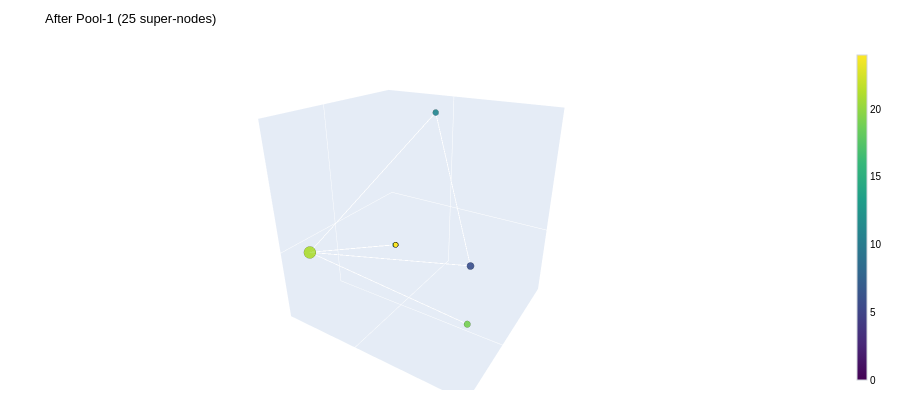

Notebook code for this chart:
### Code cell
fig_p1 = make_3d_graph_fig(adj1_active, node_colors=list(range(n1)),
    title=f"After Pool-1 ({n1} super-nodes)", colorscale="Viridis")
fig_p1.show()

### Figure 1 — Plotly figure (JSON) as saved in the notebook; plotly's stock layout.template omitted (floating-point values rounded to 4 significant figures)
{"data": [{"hoverinfo": "none", "line": {"color": "rgba(99,102,241,0.30)", "width": 1.5}, "mode": "lines", "showlegend": false, "type": "scatter3d", "x": [0.05928, 1.624, null, 0.05836, 1.624, null, 0.05664, 1.624, null, 0.05724, 1.624, null, 0.05829, 1.624, null, 0.05688, 1.624, null, -3.592, -1.765, null, -3.592, 1.624, null, 0.05655, 1.624, null, 0.05905, 1.624, null, 0.05693, 1.624, null, 0.05847, 1.624, null, -1.765, 1.624, null, 0.05701, 1.624, null, 0.06337, 1.624, null, 0.0713, 1.624, null, 0.05667, 1.624, null, 0.05659, 1.624, null, 0.05838, 1.624, null, 0.05635, 1.624, null, 2.506, 1.624, null, 0.05974, 1.624, null, 1.624, 0.05564, null, 1.624, 0.05648, null, 1.624, 0.05789, null], "y": [-0.1241, -2.82, null, -0.1242, -2.82, null, -0.1237, -2.82, null, -0.1231, -2.82, null, -0.1247, -2.82, null, -0.1231, -2.82, null, 1.175, 0.3785, null, 1.175, -2.82, null, -0.1237, -2.82, null, -0.1251, -2.82, null, -0.1238, -2.82, null, -0.1254, -2.82, null, 0.3785, -2.82, null, -0.1239, -2.82, null, -0.1286, -2.82, null, -0.1441, -2.82, null, -0.1235, -2.82, null, -0.1236, -2.82, null, -0.1239, -2.82, null, -0.1231, -2.82, null, 3.898, -2.82, null, -0.1294, -2.82, null, -2.82, -0.1234, null, -2.82, -0.123, null, -2.82, -0.1243, null], "z": [-0.063, -0.432, null, -0.06492, -0.432, null, -0.06354, -0.432, null, -0.06311, -0.432, null, -0.06358, -0.432, null, -0.06429, -0.432, null, -2.457, 4.322, null, -2.457, -0.432, null, -0.06448, -0.432, null, -0.06359, -0.432, null, -0.06294, -0.432, null, -0.06364, -0.432, null, 4.322, -0.432, null, -0.06271, -0.432, null, -0.06427, -0.432, null, -0.061, -0.432, null, -0.06274, -0.432, null, -0.0625, -0.432, null, -0.06334, -0.432, null, -0.06219, -0.432, null, -0.1048, -0.432, null, -0.06359, -0.432, null, -0.432, -0.06288, null, -0.432, -0.06244, null, -0.432, -0.06338, null]}, {"hoverinfo": "text", "hovertext": ["node 0", "node 1", "node 2", "node 3", "node 4", "node 5", "node 6", "node 7", "node 8", "node 9", "node 10", "node 11", "node 12", "node 13", "node 14", "node 15", "node 16", "node 17", "node 18", "node 19", "node 20", "node 21", "node 22", "node 23", "node 24"], "marker": {"color": [0, 1, 2, 3, 4, 5, 6, 7, 8, 9, 10, 11, 12, 13, 14, 15, 16, 17, 18, 19, 20, 21, 22, 23, 24], "colorbar": {"outlinecolor": "#d1d5db", "outlinewidth": 1, "thickness": 10, "tickfont": {"color": "#000000", "size": 10}}, "colorscale": [[0, "#440154"], [0.1111, "#482878"], [0.2222, "#3e4989"], [0.3333, "#31688e"], [0.4444, "#26828e"], [0.5556, "#1f9e89"], [0.6667, "#35b779"], [0.7778, "#6ece58"], [0.8889, "#b5de2b"], [1, "#fde725"]], "line": {"color": "rgba(0,0,0,0.3)", "width": 0.5}, "opacity": 0.92, "showscale": true, "size": [6.0, 6.0, 6.0, 6.0, 6.0, 6, 8.486, 6.0, 6.0, 6.0, 6.0, 7.048, 6.0, 6.001, 6.004, 6.0, 6.0, 6.0, 6.0, 7.701, 6.001, 14, 6.0, 6.0, 6.0]}, "mode": "markers", "showlegend": false, "type": "scatter3d", "x": [0.05928, 0.05836, 0.05664, 0.05724, 0.05829, 0.05688, -3.592, 0.05655, 0.05905, 0.05693, 0.05847, -1.765, 0.05701, 0.06337, 0.0713, 0.05667, 0.05659, 0.05838, 0.05635, 2.506, 0.05974, 1.624, 0.05564, 0.05648, 0.05789], "y": [-0.1241, -0.1242, -0.1237, -0.1231, -0.1247, -0.1231, 1.175, -0.1237, -0.1251, -0.1238, -0.1254, 0.3785, -0.1239, -0.1286, -0.1441, -0.1235, -0.1236, -0.1239, -0.1231, 3.898, -0.1294, -2.82, -0.1234, -0.123, -0.1243], "z": [-0.063, -0.06492, -0.06354, -0.06311, -0.06358, -0.06429, -2.457, -0.06448, -0.06359, -0.06294, -0.06364, 4.322, -0.06271, -0.06427, -0.061, -0.06274, -0.0625, -0.06334, -0.06219, -0.1048, -0.06359, -0.432, -0.06288, -0.06244, -0.06338]}], "layout": {"font": {"color": "#000000", "family": "Arial, sans-serif", "size": 11}, "height": 400, "margin": {"b": 10, "l": 10, "r": 10, "t": 45}, "paper_bgcolor": "#ffffff", "plot_bgcolor": "#f8fafc", "scene": {"bgcolor": "#ffffff", "camera": {"eye": {"x": 1.6, "y": 1, "z": 0.9}}, "xaxis": {"showgrid": false, "showline": false, "showticklabels": false, "title": {"font": {"color": "#000000"}, "text": ""}}, "yaxis": {"showgrid": false, "showline": false, "showticklabels": false, "title": {"font": {"color": "#000000"}, "text": ""}}, "zaxis": {"showgrid": false, "showline": false, "showticklabels": false, "title": {"font": {"color": "#000000"}, "text": ""}}}, "title": {"font": {"color": "#000000", "size": 13}, "text": "After Pool-1 (25 super-nodes)"}}}
